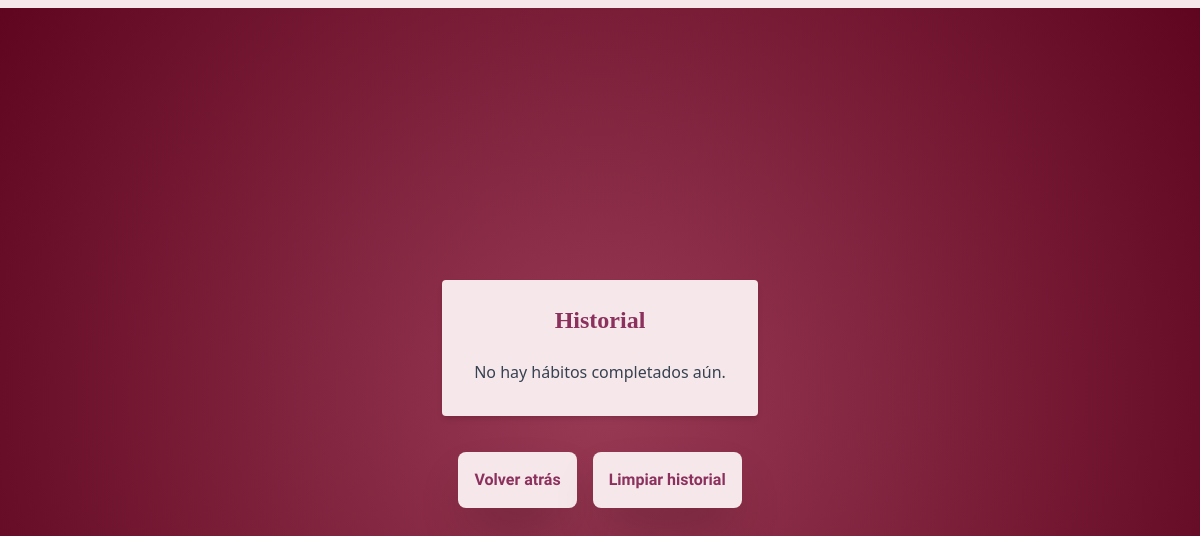
Page /historial (signed in) on the earlier database version.
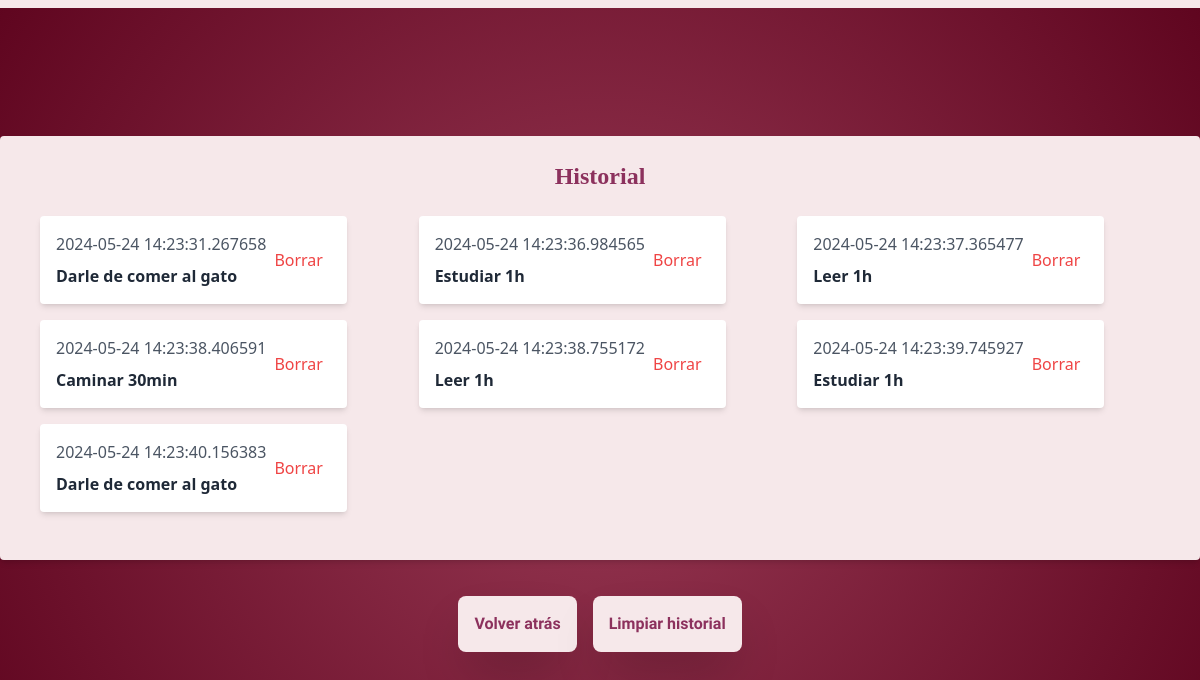
Same page on the later database version.
### models.py (models this page shows, shortened)
class HabitosCompletados(db.Model):
    id_habitos_completados = db.Column(db.Integer, primary_key=True)
    id_usuario = db.Column(db.Integer, db.ForeignKey("usuarios.id_usuario"), nullable=False)
    id_habito_personalizado = db.Column(db.Integer, db.ForeignKey("habitos_personalizados.id_habitos_personalizados"), nullable=True)
    fecha_completado = db.Column(db.DateTime, nullable=False, default=datetime.date)

class HabitosPersonalizados(db.Model):
    id_habitos_personalizados = db.Column(db.Integer, primary_key=True)
    habito_nombre = db.Column(db.String, nullable=False)
    id_usuario = db.Column(db.Integer, db.ForeignKey("usuarios.id_usuario"), nullable=False)

### app.py (the view)
@app.route('/historial')
def historial_habitos():
    id_usuario = session.get("id_usuario") # Obtener el ID
    if not id_usuario: # Si no hay un usuario en sesión, redirigir a la página de inicio de sesión
        return redirect(url_for('iniciar_sesion'))
    usuario = Usuarios.query.get(id_usuario) # Obtener los datos del usuario
    habitos_completados = db.session.query(HabitosCompletados, HabitosPersonalizados)\
                        .join(HabitosPersonalizados, HabitosCompletados.id_habito_personalizado == HabitosPersonalizados.id_habitos_personalizados)\
                        .filter(HabitosCompletados.id_usuario == id_usuario).all()
    return render_template("historial.html", usuario=usuario, habitos_completados=habitos_completados)

### templates/historial.html (shortened to what this page needs)
<!DOCTYPE html>
<html lang="es">
<head>
    <script src="https://cdn.tailwindcss.com"></script>
    <link href="https://fonts.cdnfonts.com/css/gorilla" rel="stylesheet">
</head>
<body class="border-t-8 border-[#F6E8EA] flex flex-col items-center justify-center min-h-screen bg-[radial-gradient(circle_at_center,_var(--tw-gradient-stops))] from-[#993A55] to-[#5f051f]">
    <div class="bg-[#F6E8EA] shadow-md rounded px-8 pt-6 pb-8 mb-4">
        <h1 style="font-family:gorilla" class="text-2xl font-bold mb-6 text-center text-[#8c315d]">Historial</h1>
        {% if habitos_completados %}
        <div class="flex flex-wrap justify-start">
            {% for habito_completado, habito_personalizado in habitos_completados %}
            <div class="w-full md:w-1/2 lg:w-1/3 xl:w-1/4 px-2 mb-4 flex">
                <div class="bg-white rounded shadow-md p-4 flex flex-wrap justify-between items-center">
                    <div>
                        <p class="text-gray-600 mb-2">{{ habito_completado.fecha_completado }}</p>
                        <p class="text-gray-800 font-bold">{{ habito_personalizado.habito_nombre }}</p>
                    </div>
                    <form action="/borrar_habito/{{ habito_completado.id_habitos_completados }}" method="post">
                        <button type="submit" class="text-red-500 hover:text-red-700 py-1 px-2 focus:shadow-outline">Borrar</button>
                    </form>
                </div>
            </div>
            {% endfor %}
        </div>
        {% else %}
        <p class="text-center text-gray-700">No hay hábitos completados aún.</p>
        {% endif %}
    </div>
    <footer class="flex space-x-4 m-5">
        <a href="pagina_principal" style="font-family: Roboto Condensed;" class="text-[#8c315d] p-4 bg-[#F6E8EA] font-bold rounded-lg shadow-2xl hover:bg-[#E3BCC1] hover:scale-110">Volver atrás</a>
        <form action="/borrar_todo_historial" method="post">
            <button type="submit" style="font-family: Roboto Condensed;" class="text-[#8c315d] p-4 bg-[#F6E8EA] font-bold rounded-lg shadow-2xl hover:bg-[#E3BCC1] hover:scale-110">Limpiar historial</button>
        </form>
    </footer>
</body>
</html>

Differences in the rows shown:
added HabitosCompletados: fecha_completado "2024-05-24 14:23:31.267658", habito_nombre "Darle de comer al gato"
added HabitosCompletados: fecha_completado "2024-05-24 14:23:36.984565", habito_nombre "Estudiar 1h"
added HabitosCompletados: fecha_completado "2024-05-24 14:23:37.365477", habito_nombre "Leer 1h"
added HabitosCompletados: fecha_completado "2024-05-24 14:23:38.406591", habito_nombre "Caminar 30min"
added HabitosCompletados: fecha_completado "2024-05-24 14:23:38.755172", habito_nombre "Leer 1h"
added HabitosCompletados: fecha_completado "2024-05-24 14:23:39.745927", habito_nombre "Estudiar 1h"
added HabitosCompletados: fecha_completado "2024-05-24 14:23:40.156383", habito_nombre "Darle de comer al gato"
Other differences:
text no longer shown: "No hay hábitos completados aún."
